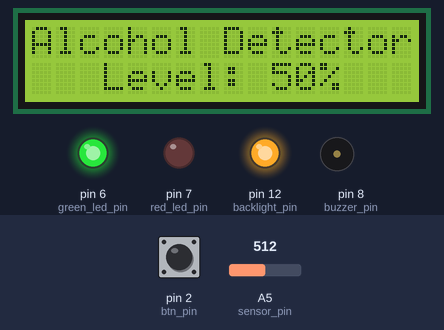
A sketch run on a simulated Arduino Uno, built with avr-gcc and run on an emulated ATmega328P. Shown: 16×2 character LCD, output pins drawn as LEDs (lit = HIGH), buzzer (waves = sounding, pin HIGH). The test bench sets the inputs (shaded band); at power-on: pin 2 (btn_pin) HIGH, A5 (sensor_pin) = 512.

Above: at 7.2 s.
7.3 s: pin 2 (btn_pin) pulled LOW for 1.2 s
At 8.8 s:
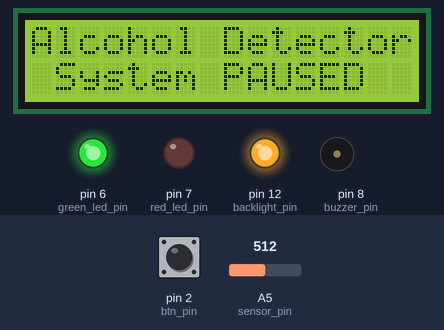
10.0 s: pin 2 (btn_pin) pulled LOW for 3.2 s
At 10.5 s:
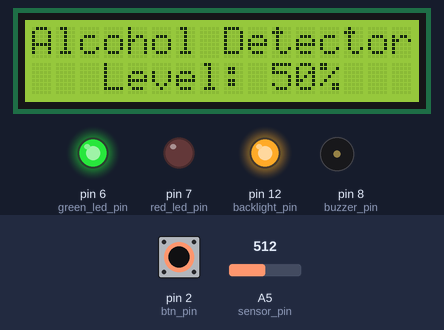
14.7 s: A5 (sensor_pin) set to 530
At 16.9 s:
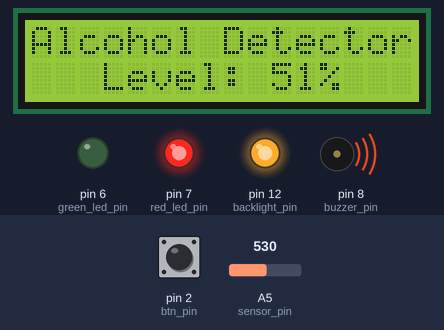
18.7 s: A5 (sensor_pin) set to 511
At 19.9 s:
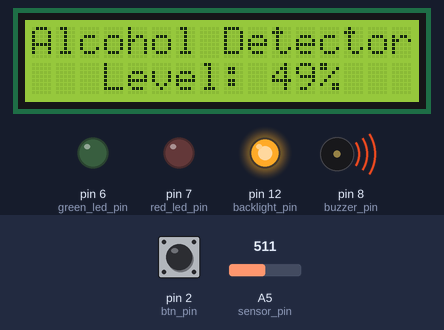
21.6 s: A5 (sensor_pin) set to 716
At 22.9 s:
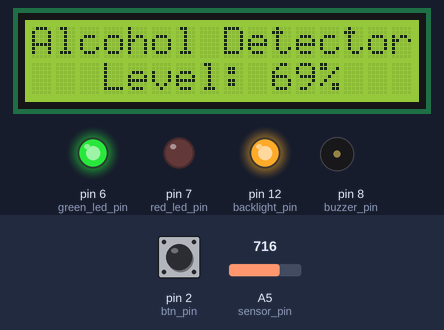
Timing chart, 0 to 25.6 s (numbered marks = the images above; inputs shaded):
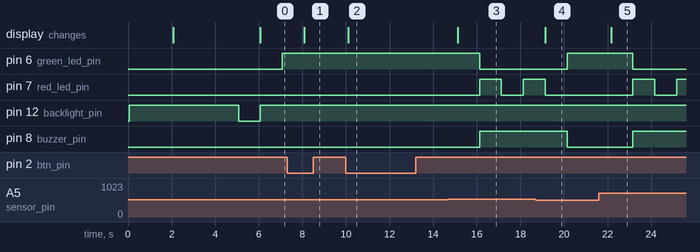

Measured:
- the behaviour switches between 521 and 522 on A5 (sensor_pin) (found by bisection; images 2 and 3)
- after the input at 7.3 s, the display: changes after 0.79 s (image 1)
- after the input at 10.0 s, the display: changes after 0.10 s (image 2)
- after the input at 14.7 s, pin 6 (green_led_pin): HIGH → LOW after 1.4 s; pin 7 (red_led_pin): LOW → HIGH after 1.4 s, → LOW 1.0 s later, → HIGH 1.0 s later; pin 8 (buzzer_pin): LOW → HIGH after 1.4 s; the display: changes after 0.43 s (image 3)
- after the input at 18.7 s, pin 6 (green_led_pin): LOW → HIGH after 1.4 s; pin 7 (red_led_pin): goes on until 19.1 s, then stays LOW; pin 8 (buzzer_pin): HIGH → LOW after 1.4 s; the display: changes after 0.44 s (image 4)
- after the input at 21.6 s, pin 6 (green_led_pin): HIGH → LOW after 1.6 s; pin 7 (red_led_pin): LOW → HIGH after 1.6 s, → LOW 1.0 s later, → HIGH 1.0 s later; pin 8 (buzzer_pin): LOW → HIGH after 1.6 s; the display: changes after 0.56 s (image 5)

The sketch:

VTE2691.ino
```cpp
#include "Display.h"

// Definition of usefull pins
uint8_t btn_pin=2, green_led_pin=6, red_led_pin=7, buzzer_pin=8, backlight_pin=12, sensor_pin=A5;

// Definition of usefull variables
int alcohol_level = 0;
bool paused = false;

// Alerting method
void alert(bool status){
  if(status){
    digitalWrite(green_led_pin, LOW);
    digitalWrite(buzzer_pin, HIGH);
    digitalWrite(red_led_pin, HIGH);
    delay(1000);
    digitalWrite(red_led_pin, LOW);
  }else{
    digitalWrite(buzzer_pin, LOW);
    digitalWrite(red_led_pin, LOW);
    digitalWrite(green_led_pin, HIGH);
  }
}

// Methode to handle pause interrupt service
void pause(){
  paused = !paused;
}

void setup() {
  pinMode(buzzer_pin, OUTPUT);
  pinMode(red_led_pin, OUTPUT);
  pinMode(green_led_pin, OUTPUT);
  pinMode(btn_pin, INPUT_PULLUP);
  pinMode(backlight_pin, OUTPUT);


  lcd.begin(16, 2);
  digitalWrite(backlight_pin, HIGH);
  welcomeMessage();
  digitalWrite(backlight_pin, LOW);
  delay(1000);
  attachInterrupt(digitalPinToInterrupt(btn_pin), pause, FALLING);
  digitalWrite(backlight_pin, HIGH);
}

void loop() {
  while(paused){
    alert(false);
    lcdPrint("Alcohol Detector", "System PAUSED");
    delay(1000);
  }

  alcohol_level = int(map(analogRead(sensor_pin), 0, 1023, 0, 100));
  lcdPrint("Alcohol Detector", "Level: " + String(alcohol_level) + "%");
  if(alcohol_level > 50) alert(true);
  else alert(false);
}
```

Display.h
```cpp
#include <LiquidCrystal.h>
#define rs 13
#define en A0
#define d4 A1
#define d5 A2
#define d6 A3
#define d7 A4

LiquidCrystal lcd(rs, en, d4, d5, d6, d7);

// Methode to Cut String
String cutString(String str, int col) {
  return str.substring(0, col);
}

// Function to simplify the printing on LCD
void lcdPrint(String str0, String str1) {
  lcd.clear();
  const int columns = 16;
  if (str0.length() > columns) str0 = cutString(str0, columns);
  if (str1.length() > columns) str1 = cutString(str1, columns);

  int pre_space0 = int((columns - str0.length()) / 2),
      pre_space1 = int((columns - str1.length()) / 2);

  lcd.setCursor(pre_space0, 0);
  lcd.print(str0);
  lcd.setCursor(pre_space1, 1);
  lcd.print(str1);
  delay(1e3);
}


void welcomeMessage(){
  lcdPrint("Welcome", "");
  delay(1000);
  lcdPrint("FETA Mbegani", "Project 2023/24");
  delay(2000);
}
```
